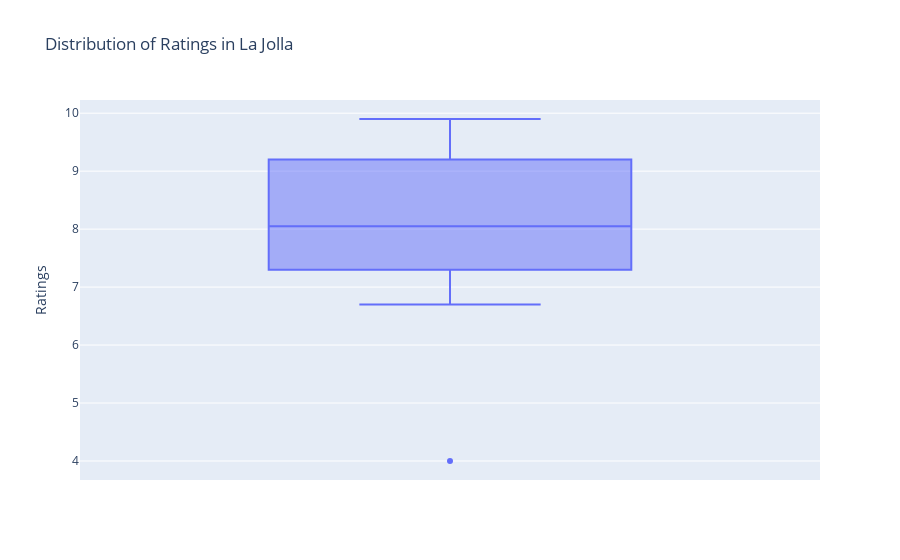

Notebook cell for this chart:
### Code cell
rating_la_jolla = la_jolla[['Ratings']]
fig4 = px.box(rating_la_jolla, y = 'Ratings', 
            title = 'Distribution of Ratings in La Jolla')
fig4.show()

### Figure 1 — Plotly figure (JSON) as saved in the notebook; plotly's stock layout.template omitted (floating-point values rounded to 4 significant figures)
{"data": [{"alignmentgroup": "True", "hovertemplate": "Ratings=%{y}<extra></extra>", "legendgroup": "", "marker": {"color": "#636efa"}, "name": "", "notched": false, "offsetgroup": "", "orientation": "v", "showlegend": false, "type": "box", "x0": " ", "xaxis": "x", "y": [9.9, 9.7, 9.7, 9.4, 9.2, 9.2, 9.2, 9.2, 8.6, 8.3, 8.2, 7.9, 7.8, 7.7, 7.5, 7.4, 7.3, 7.2, 7.2, 7.1, 6.7, 4], "y0": " ", "yaxis": "y"}], "layout": {"boxmode": "group", "legend": {"tracegroupgap": 0}, "title": {"text": "Distribution of Ratings in La Jolla"}, "xaxis": {"anchor": "y", "domain": [0, 1]}, "yaxis": {"anchor": "x", "domain": [0, 1], "title": {"text": "Ratings"}}}}
